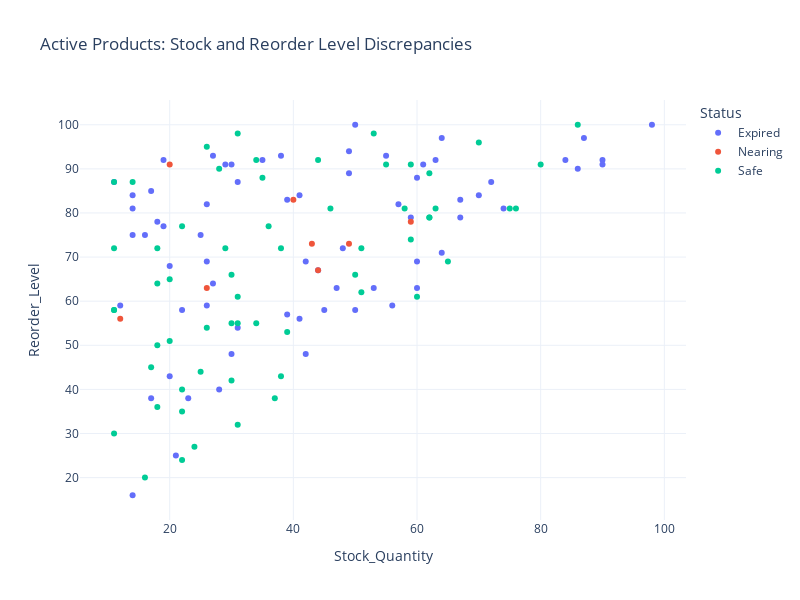

Notebook source saved alongside this figure:
### Code cell
# Visual: Scatter plot Stock Quantity vs. Reorder_Level with Expired Status
fig = px.scatter(df.query('Status == "Active" and Stock_Quantity < Reorder_Level'), x='Stock_Quantity', y='Reorder_Level',
           title='Active Products: Stock and Reorder Level Discrepancies', color='Expiration_Status', labels={'Expiration_Status': 'Status'}, )

fig.show()

### Figure 1 — Plotly figure (JSON) as saved in the notebook; plotly's stock layout.template omitted (floating-point values rounded to 4 significant figures)
{"data": [{"hovertemplate": "Status=Expired<br>Stock_Quantity=%{x}<br>Reorder_Level=%{y}<extra></extra>", "legendgroup": "Expired", "marker": {"color": "#636efa", "symbol": "circle"}, "mode": "markers", "name": "Expired", "orientation": "v", "showlegend": true, "type": "scatter", "x": [12, 27, 55, 72, 41, 35, 28, 38, 44, 53, 84, 26, 31, 63, 60, 50, 31, 20, 90, 23, 17, 25, 67, 30, 14, 70, 49, 86, 27, 26, 59, 50, 17, 29, 48, 14, 64, 87, 14, 49, 11, 16, 57, 20, 26, 64, 22, 19, 39, 47, 98, 19, 41, 74, 39, 56, 14, 60, 67, 45, 90, 18, 61, 42, 60, 21, 42, 30], "xaxis": "x", "y": [59, 93, 93, 87, 84, 92, 40, 93, 67, 63, 92, 82, 87, 92, 88, 100, 54, 43, 92, 38, 38, 75, 79, 91, 16, 84, 94, 90, 64, 69, 79, 58, 85, 91, 72, 84, 71, 97, 75, 89, 87, 75, 82, 68, 59, 97, 58, 77, 57, 63, 100, 92, 56, 81, 83, 59, 81, 69, 83, 58, 91, 78, 91, 48, 63, 25, 69, 48], "yaxis": "y"}, {"hovertemplate": "Status=Nearing<br>Stock_Quantity=%{x}<br>Reorder_Level=%{y}<extra></extra>", "legendgroup": "Nearing", "marker": {"color": "#EF553B", "symbol": "circle"}, "mode": "markers", "name": "Nearing", "orientation": "v", "showlegend": true, "type": "scatter", "x": [49, 59, 44, 43, 20, 26, 40, 12], "xaxis": "x", "y": [73, 78, 67, 73, 91, 63, 83, 56], "yaxis": "y"}, {"hovertemplate": "Status=Safe<br>Stock_Quantity=%{x}<br>Reorder_Level=%{y}<extra></extra>", "legendgroup": "Safe", "marker": {"color": "#00cc96", "symbol": "circle"}, "mode": "markers", "name": "Safe", "orientation": "v", "showlegend": true, "type": "scatter", "x": [62, 29, 75, 63, 86, 60, 25, 11, 55, 31, 22, 34, 51, 62, 59, 31, 59, 53, 26, 31, 16, 58, 76, 26, 37, 22, 11, 28, 30, 51, 14, 70, 38, 18, 18, 62, 30, 34, 38, 18, 24, 20, 80, 20, 18, 11, 11, 65, 17, 30, 50, 22, 11, 46, 39, 31, 35, 44, 22, 36], "xaxis": "x", "y": [89, 72, 81, 81, 100, 61, 44, 30, 91, 98, 40, 55, 62, 79, 91, 32, 74, 98, 54, 55, 20, 81, 81, 95, 38, 24, 72, 90, 42, 72, 87, 96, 43, 50, 64, 79, 55, 92, 72, 72, 27, 51, 91, 65, 36, 58, 87, 69, 45, 66, 66, 35, 58, 81, 53, 61, 88, 92, 77, 77], "yaxis": "y"}], "layout": {"height": 600, "legend": {"title": {"text": "Status"}, "tracegroupgap": 0}, "title": {"text": "Active Products: Stock and Reorder Level Discrepancies"}, "width": 800, "xaxis": {"anchor": "y", "domain": [0, 1], "title": {"text": "Stock_Quantity"}}, "yaxis": {"anchor": "x", "domain": [0, 1], "title": {"text": "Reorder_Level"}}}}
